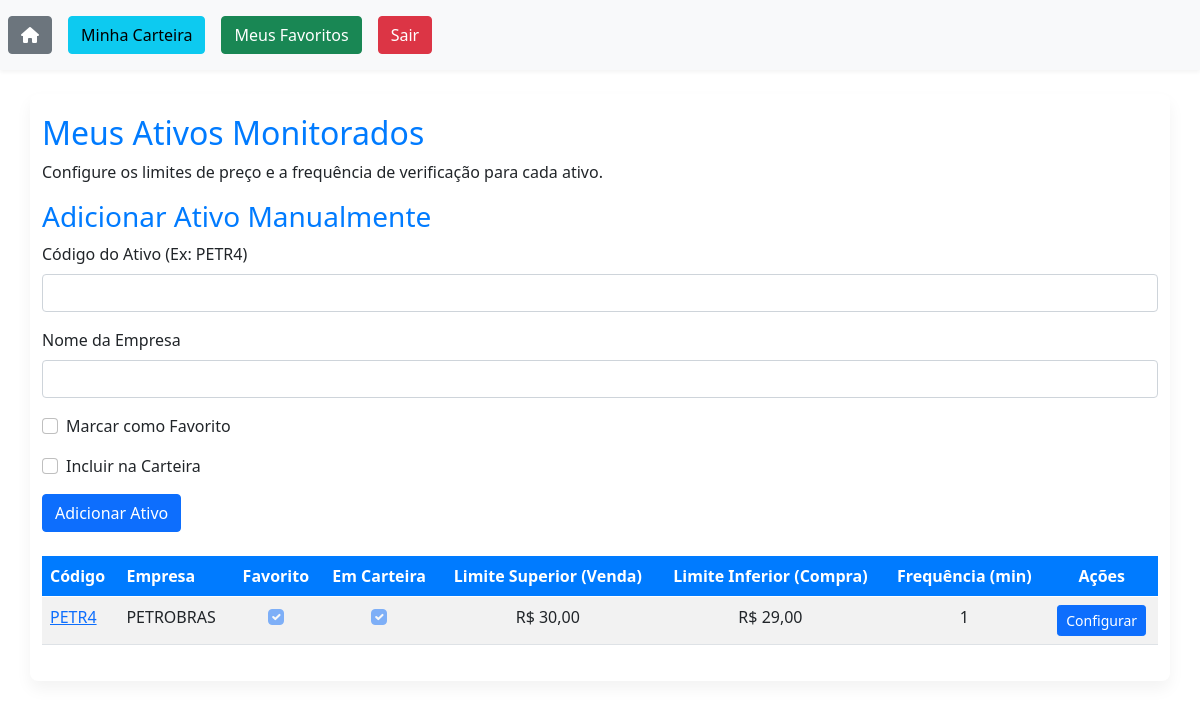
Screenshot of /ativos_user/favoritos/ (signed in) with the database file from the repository.
### ativos_user/models.py (models this page shows, shortened)
class AtivosUser(models.Model):
    user = models.ForeignKey(User, on_delete=models.CASCADE)
    ativo = models.ForeignKey(Ativo, on_delete=models.CASCADE) # Alterado para o novo modelo Ativo
    limite_superior = models.DecimalField(max_digits=10, decimal_places=2, null=True, blank=True)
    limite_inferior = models.DecimalField(max_digits=10, decimal_places=2, null=True, blank=True)
    intervalo_verificacao = models.IntegerField(default=60)  # in minutes
    favorito = models.BooleanField(default=False)
    em_carteira = models.BooleanField(default=False)
    last_alert_sent = models.DateTimeField(null=True, blank=True) # Novo campo

class Ativo(models.Model): # Novo modelo Ativo
    cod_ativo = models.CharField(max_length=10, unique=True)
    nome_empresa = models.CharField(max_length=100)

### ativos_user/views.py (the view)
# urls.py: path('favoritos/', favoritos, name='favoritos'),
@login_required(login_url='login')
def favoritos(request): # Nova view para favoritos
    user = request.user
    busca = request.GET.get('cod-ativo')
    if busca:
        ativos_list = AtivosUser.objects.filter(
            Q(ativo__cod_ativo__icontains=busca) | Q(ativo__nome_empresa__icontains=busca),
            user=user,
            favorito=True # Filtrar por favorito
        )
    else:
        ativos_list = AtivosUser.objects.filter(user=user, favorito=True) # Filtrar por favorito
    for ativo in ativos_list:
        ativo.form = AtivoUserForm(instance=ativo)
    paginacao = Paginator(ativos_list, 10)
    page = request.GET.get('page')
    ativos_por_pagina = paginacao.get_page(page)
    return render(request, 'favoritos.html', {'ativos': ativos_por_pagina, "favorito": True}) # Renderizar o template 'favoritos.html' por enquanto

### ativos_user/templates/favoritos.html (shortened to what this page needs)
{% extends 'base.html' %}
{% load static %}
{% block body %}
<div class="container mt-4">
    <div class="row">
        <div class="col">
            <h2>Meus Ativos Monitorados</h2>
            <p>Configure os limites de preço e a frequência de verificação para cada ativo.</p>
        </div>
    </div>
    <div class="row mb-4">
        <div class="col-md-12">
            <h3>Adicionar Ativo Manualmente</h3>
            <form method="POST" action="{% url 'ativos_user:add_manual_asset' %}">
                <div class="mb-3">
                    <label for="cod_ativo_manual" class="form-label">Código do Ativo (Ex: PETR4)</label>
                    <input type="text" class="form-control" id="cod_ativo_manual" name="cod_ativo" required>
                </div>
                <div class="mb-3">
                    <label for="nome_empresa_manual" class="form-label">Nome da Empresa</label>
                    <input type="text" class="form-control" id="nome_empresa_manual" name="nome_empresa" required>
                </div>
                <div class="mb-3 form-check">
                    <input type="checkbox" class="form-check-input" id="favorito_manual" name="favorito">
                    <label class="form-check-label" for="favorito_manual">Marcar como Favorito</label>
                </div>
                <div class="mb-3 form-check">
                    <input type="checkbox" class="form-check-input" id="em_carteira_manual" name="em_carteira">
                    <label class="form-check-label" for="em_carteira_manual">Incluir na Carteira</label>
                </div>
                <button type="submit" class="btn btn-primary">Adicionar Ativo</button>
            </form>
        </div>
    </div>
    <div class="table-responsive">
        <table class="table table-striped table-hover">
            <thead class="thead-dark">
                <tr>
                    <th scope="col">Código</th>
                    <th scope="col">Empresa</th>
                    <th scope="col" class="text-center">Favorito</th>
                    <th scope="col" class="text-center">Em Carteira</th>
                    <th scope="col" class="text-center">Limite Superior (Venda)</th>
                    <th scope="col" class="text-center">Limite Inferior (Compra)</th>
                    <th scope="col" class="text-center">Frequência (min)</th>
                    <th scope="col" class="text-center">Ações</th>
                </tr>
            </thead>
            <tbody>
                {% for ativo in ativos %}
                <tr>
                    <td>
                        <a href="{% url 'ativos_user:detalhes_ativo' ativo.id %}">{{ ativo.ativo.cod_ativo }}</a>
                    </td>
                    <td>{{ ativo.ativo.nome_empresa }}</td>
                    <td class="text-center">
                        <input class="form-check-input" type="checkbox" {% if ativo.favorito %} checked {% endif %} disabled>
                    </td>
                    <td class="text-center">
                        <input class="form-check-input" type="checkbox" {% if ativo.em_carteira %} checked {% endif %} disabled>
                    </td>
                    <td class="text-center">R$ {{ ativo.limite_superior|default:"N/A" }}</td>
                    <td class="text-center">R$ {{ ativo.limite_inferior|default:"N/A" }}</td>
                    <td class="text-center">{{ ativo.intervalo_verificacao|default:"N/A" }}</td>
                    <td class="text-center">
                        <button type="button" class="btn btn-primary btn-sm" data-bs-toggle="modal" data-bs-target="#configModal-{{ ativo.id }}">
                            Configurar
                        </button>
                    </td>
                </tr>
                {% empty %}
                <tr>
                    <td colspan="8" class="text-center">Você ainda não adicionou ativos para monitorar.</td>
                </tr>
                {% endfor %}
            </tbody>
        </table>
    </div>
</div>
{% endblock %}

### templates/static/css/style.css (style rules this page uses)
body { font-family: 'Segoe UI', Tahoma, Geneva, Verdana, sans-serif; background-color: #f8f9fa; color: #343a40; }
.btn-primary, .btn-success, .btn-info, .btn-danger { border-radius: 0.25rem; font-weight: 500; }
.btn-primary { background-color: #007bff; border-color: #007bff; }
.container { margin-top: 20px; padding: 20px; background-color: #ffffff; border-radius: 0.5rem; box-shadow: 0 0.5rem 1rem rgba(0,0,0,.05); }
h1, h2, h3 { color: #007bff; margin-bottom: 20px; }
.table thead th { background-color: #007bff; color: #ffffff; border-color: #007bff; }
.form-label { font-weight: 500; }

### rows the page displays
AtivosUser: ativo.cod_ativo "PETR4", ativo.nome_empresa "PETROBRAS", favorito "☑", em_carteira "☑", limite_superior "30,00", limite_inferior "29,00", intervalo_verificacao "1"
